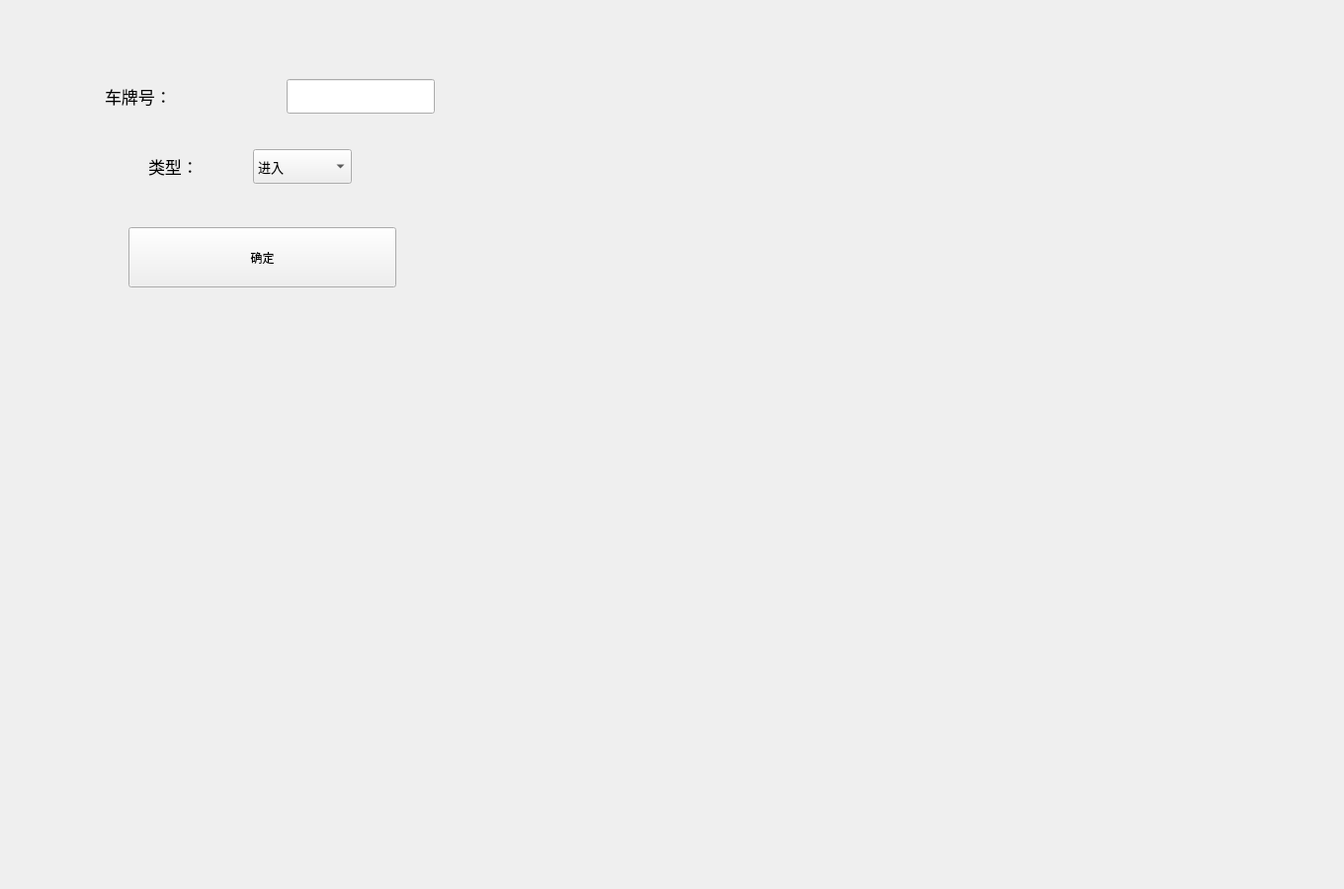
<?xml version="1.0" encoding="UTF-8"?>
<ui version="4.0">
 <class>ParkingAccess</class>
 <widget class="QWidget" name="ParkingAccess">
  <property name="geometry">
   <rect>
    <x>0</x>
    <y>0</y>
    <width>1360</width>
    <height>900</height>
   </rect>
  </property>
  <property name="minimumSize">
   <size>
    <width>1360</width>
    <height>900</height>
   </size>
  </property>
  <property name="maximumSize">
   <size>
    <width>1360</width>
    <height>900</height>
   </size>
  </property>
  <property name="windowTitle">
   <string>Form</string>
  </property>
  <widget class="QLabel" name="labe_location">
   <property name="geometry">
    <rect>
     <x>106</x>
     <y>85</y>
     <width>180</width>
     <height>25</height>
    </rect>
   </property>
   <property name="sizePolicy">
    <sizepolicy hsizetype="Fixed" vsizetype="Fixed">
     <horstretch>0</horstretch>
     <verstretch>0</verstretch>
    </sizepolicy>
   </property>
   <property name="minimumSize">
    <size>
     <width>180</width>
     <height>25</height>
    </size>
   </property>
   <property name="maximumSize">
    <size>
     <width>180</width>
     <height>25</height>
    </size>
   </property>
   <property name="font">
    <font>
     <pointsize>13</pointsize>
    </font>
   </property>
   <property name="text">
    <string>车牌号：</string>
   </property>
  </widget>
  <widget class="QLineEdit" name="le_plate">
   <property name="geometry">
    <rect>
     <x>290</x>
     <y>80</y>
     <width>150</width>
     <height>35</height>
    </rect>
   </property>
   <property name="sizePolicy">
    <sizepolicy hsizetype="Fixed" vsizetype="Fixed">
     <horstretch>0</horstretch>
     <verstretch>0</verstretch>
    </sizepolicy>
   </property>
   <property name="minimumSize">
    <size>
     <width>150</width>
     <height>35</height>
    </size>
   </property>
   <property name="maximumSize">
    <size>
     <width>150</width>
     <height>35</height>
    </size>
   </property>
   <property name="font">
    <font>
     <pointsize>10</pointsize>
    </font>
   </property>
   <property name="text">
    <string/>
   </property>
  </widget>
  <widget class="QWidget" name="layoutWidget">
   <property name="geometry">
    <rect>
     <x>150</x>
     <y>150</y>
     <width>206</width>
     <height>37</height>
    </rect>
   </property>
   <layout class="QHBoxLayout" name="horizontalLayout_3">
    <item>
     <widget class="QLabel" name="label_type">
      <property name="minimumSize">
       <size>
        <width>100</width>
        <height>25</height>
       </size>
      </property>
      <property name="maximumSize">
       <size>
        <width>100</width>
        <height>25</height>
       </size>
      </property>
      <property name="font">
       <font>
        <pointsize>13</pointsize>
       </font>
      </property>
      <property name="text">
       <string>类型：</string>
      </property>
     </widget>
    </item>
    <item>
     <widget class="QComboBox" name="comboBox_type">
      <property name="minimumSize">
       <size>
        <width>100</width>
        <height>35</height>
       </size>
      </property>
      <property name="maximumSize">
       <size>
        <width>100</width>
        <height>35</height>
       </size>
      </property>
      <property name="font">
       <font>
        <pointsize>10</pointsize>
       </font>
      </property>
      <item>
       <property name="text">
        <string>进入</string>
       </property>
      </item>
      <item>
       <property name="text">
        <string>离开</string>
       </property>
      </item>
     </widget>
    </item>
   </layout>
  </widget>
  <widget class="QPushButton" name="pushButton_ok">
   <property name="geometry">
    <rect>
     <x>130</x>
     <y>230</y>
     <width>271</width>
     <height>61</height>
    </rect>
   </property>
   <property name="text">
    <string>确定</string>
   </property>
  </widget>
 </widget>
 <resources/>
 <connections/>
</ui>
